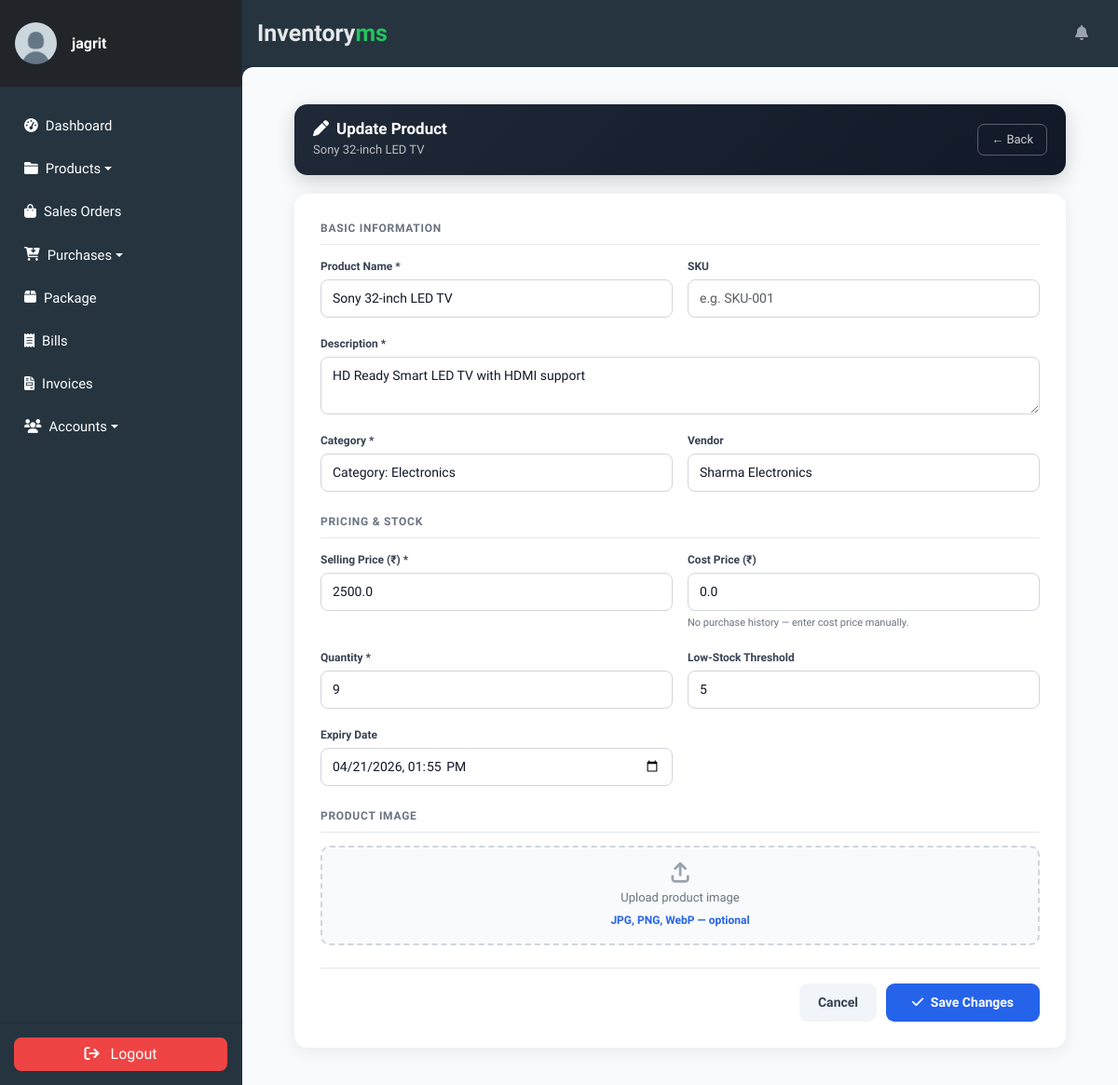
Before: /product/sony-32-inch-led-tv/update/ (signed in) with the older database file.
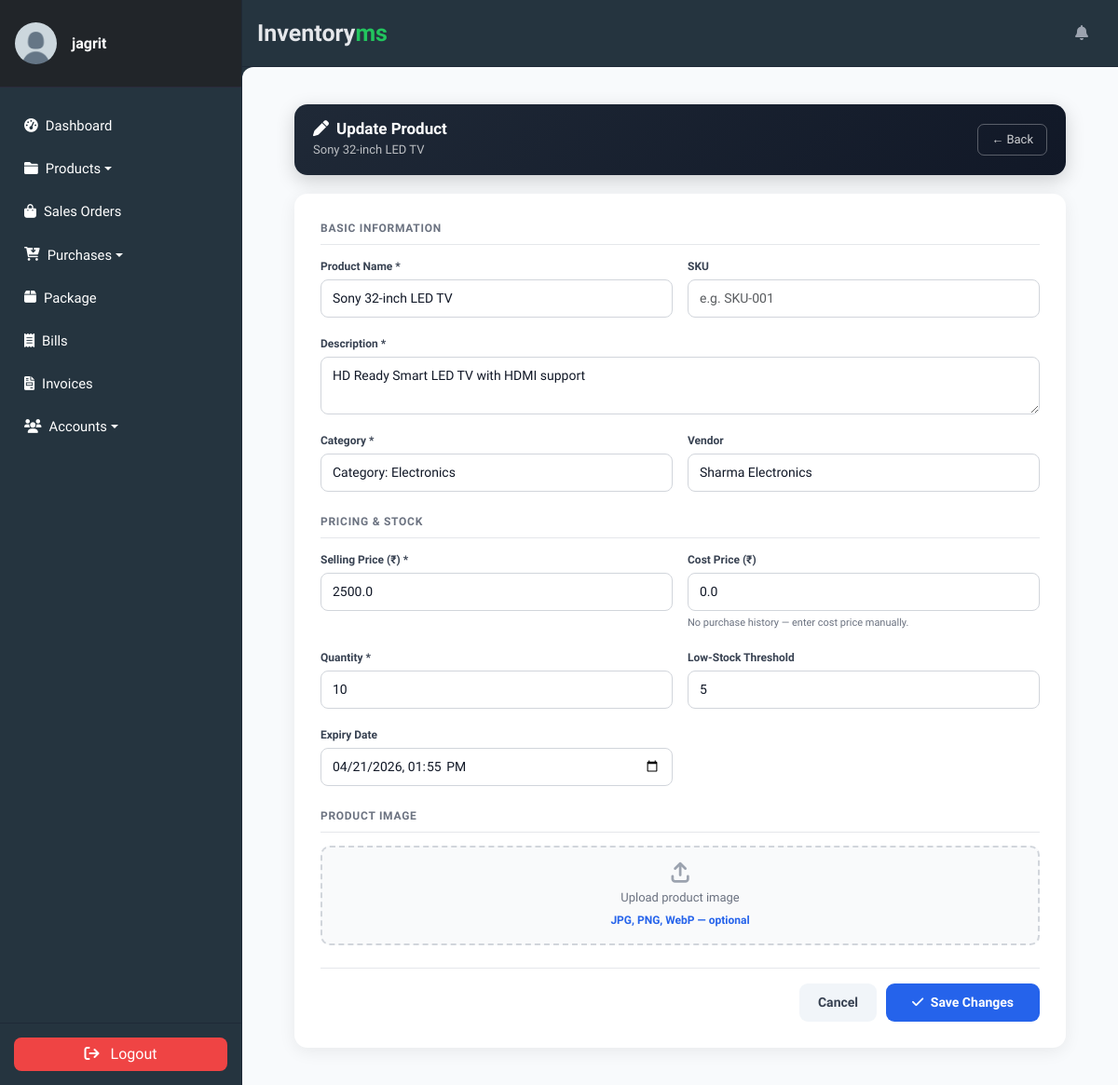
After: the same page with the newer database file.
### store/models.py (models this page shows, shortened)
class Item(models.Model):
    slug = AutoSlugField(unique=True, populate_from='name')
    name = models.CharField(max_length=50)
    sku = models.CharField(max_length=32, unique=True, null=True, blank=True)
    description = models.TextField(max_length=256)
    category = models.ForeignKey(Category, on_delete=models.CASCADE)
    quantity = models.IntegerField(default=0)
    low_stock_threshold = models.PositiveIntegerField(default=5)
    price = models.FloatField(default=0)
    cost_price = models.FloatField(default=0)
    image = models.ImageField(
        upload_to='products/', null=True, blank=True,
        help_text="Product image (optional). JPG / PNG / WebP."
    )
    expiring_date = models.DateTimeField(null=True, blank=True)
    vendor = models.ForeignKey(Vendor, on_delete=models.SET_NULL, null=True)
    class Meta:
        ordering = ['name']
        verbose_name_plural = 'Items'

### store/views.py (the view)
# urls.py: path('product/<slug:slug>/update/', ProductUpdateView.as_view(), name='product-update'),
class ProductUpdateView(LoginRequiredMixin, UserPassesTestMixin, UpdateView):
    model = Item
    template_name = "store/productupdate.html"
    form_class = ItemForm
    success_url = "/products"
    def test_func(self):
        if self.request.user.is_superuser:
            return True
        else:
            return False
    def _latest_purchase_price(self):
        from transactions.models import Purchase
        latest = Purchase.objects.filter(item=self.object).order_by('-order_date').first()
        return latest.price if latest else None
    def get_form(self, form_class=None):
        form = super().get_form(form_class)
        if self.request.method == 'GET':
            latest_price = self._latest_purchase_price()
            if latest_price is not None and not form.initial.get('cost_price'):
                form.fields['cost_price'].initial = latest_price
        return form
    def get_context_data(self, **kwargs):
        ctx = super().get_context_data(**kwargs)
        ctx['latest_purchase_price'] = self._latest_purchase_price()
        return ctx

### accounts/models.py (called while the page is built)
    def __str__(self):
        return self.company_name or self.name

### store/models.py (called while the page is built)
    def __str__(self):
        return f"Category: {self.name}"

### store/templates/store/productupdate.html (shortened to what this page needs)
{% extends "store/base.html" %}
{% load static %}
{% block content %}
<div class="pf-wrap">
    <div class="pf-header">
        <div>
            <h4><i class="fa-solid fa-pen me-2"></i>Update Product</h4>
            <small>{{ object.name }}</small>
        </div>
        <a href="{% url 'productslist' %}" class="pf-back">← Back</a>
    </div>
    <div class="pf-card">
        <form method="POST" enctype="multipart/form-data">
            <div class="pf-section-title">Basic Information</div>
            <div class="pf-grid">
                <div>
                    <label class="pf-label">Product Name *</label>
                    {{ form.name }}
                </div>
                <div>
                    <label class="pf-label">SKU</label>
                    {{ form.sku }}
                </div>
                <div class="pf-full">
                    <label class="pf-label">Description *</label>
                    {{ form.description }}
                </div>
                <div>
                    <label class="pf-label">Category *</label>
                    {{ form.category }}
                </div>
                <div>
                    <label class="pf-label">Vendor</label>
                    {{ form.vendor }}
                </div>
            </div>
            <div class="pf-section-title" style="margin-top:20px;">Pricing & Stock</div>
            <div class="pf-grid">
                <div>
                    <label class="pf-label">Selling Price (₹) *</label>
                    {{ form.price }}
                </div>
                <div>
                    <label class="pf-label">Cost Price (₹)</label>
                    {{ form.cost_price }}
                    {% if latest_purchase_price %}
                    <div class="pf-hint">
                        Auto-filled from latest purchase — editable.
                        <button type="button" class="btn-use-purchase"
                                onclick="usePurchasePrice('{{ latest_purchase_price }}')">
                            <i class="fa-solid fa-rotate"></i> Use Latest Purchase Price (₹ {{ latest_purchase_price }})
                        </button>
                    </div>
                    {% else %}
                    <div class="pf-hint">No purchase history — enter cost price manually.</div>
                    {% endif %}
                </div>
                <div>
                    <label class="pf-label">Quantity *</label>
                    {{ form.quantity }}
                </div>
                <div>
                    <label class="pf-label">Low-Stock Threshold</label>
                    {{ form.low_stock_threshold }}
                </div>
                <div>
                    <label class="pf-label">Expiry Date</label>
                    {{ form.expiring_date }}
                </div>
            </div>
            <div class="pf-section-title" style="margin-top:20px;">Product Image</div>
            <div class="img-upload-area" onclick="document.getElementById('id_image').click()">
                <label class="img-upload-label" for="id_image">
                    <i class="fa-solid fa-arrow-up-from-bracket"></i>
                    <span>{% if object.image %}Replace image{% else %}Upload product image{% endif %}</span>
                    <strong>JPG, PNG, WebP — optional</strong>
                </label>
            </div>
            <div class="pf-submit">
                <a href="{% url 'productslist' %}" class="btn-cancel">Cancel</a>
                <button type="submit" class="btn-submit">
                    <i class="fa-solid fa-check me-1"></i> Save Changes
                </button>
            </div>
        </form>
    </div>
</div>
{% endblock %}

Changed rows visible on the page:
changed Item "Sony 32-inch LED TV": quantity "9" → "10"
